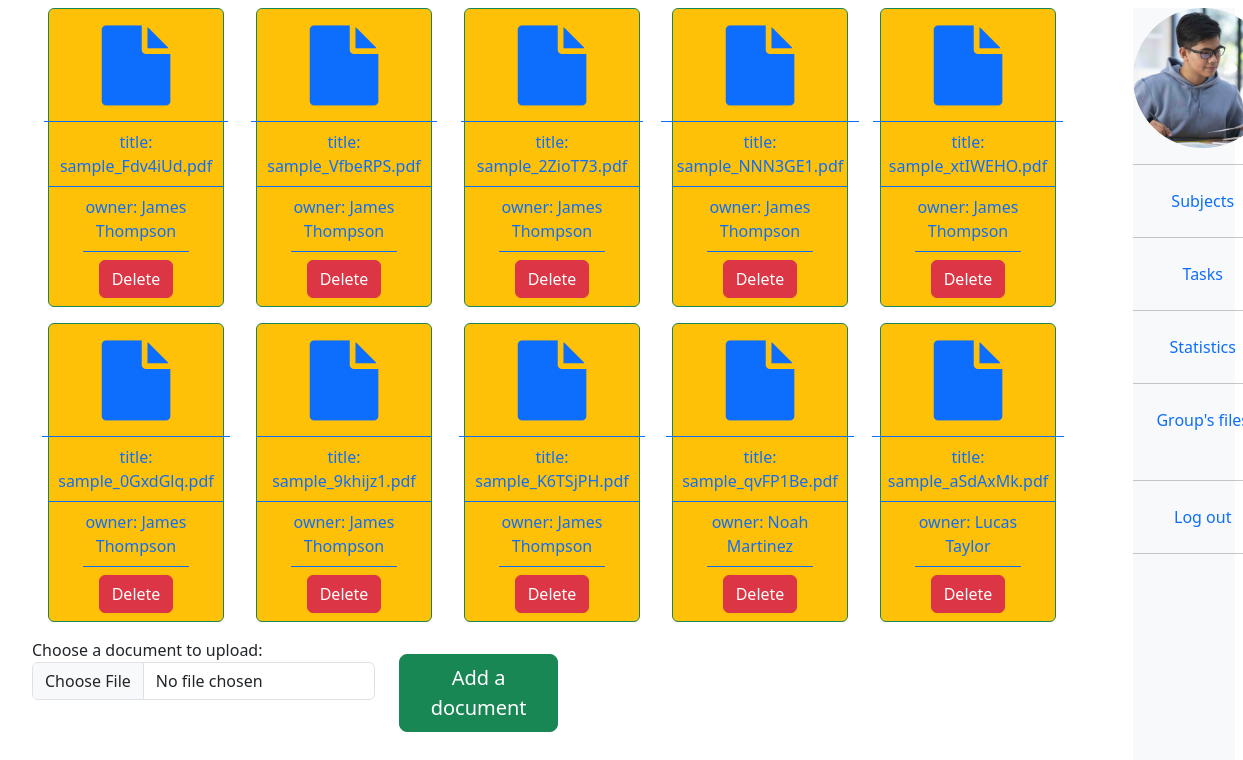
Page /student/group_files/subject/1 (signed in) on the committed database.
### univ_app/models.py (models this page shows, shortened)
class Document(models.Model):
    title = models.CharField(max_length=200, default="", blank=True)
    subject = models.ForeignKey(
        "Subject", blank=True, null=True, on_delete=models.SET_NULL
    )
    student = models.ForeignKey(
        "Student", blank=True, null=True, on_delete=models.SET_NULL
    )
    doc = models.FileField(upload_to="uploads/documents/", null=True)
    @property
    def filename(self):
        return os.path.basename(self.doc.name)

class Student(models.Model):
    user = models.OneToOneField(User, null=True, blank=True, on_delete=models.CASCADE)
    st_group = models.ForeignKey(
        "StGroup", blank=True, null=True, on_delete=models.SET_NULL
    )
    profile_picture = models.ImageField(
        upload_to="uploads/profile_pictures/%Y/", default="student.jpg", null=True
    )
    def __str__(self):
        return self.user.first_name

### univ_app/decorators.py (the view)
        def wrapper(request, *args, **kwargs):
            group = None
            if request.user.groups.exists():
                group = request.user.groups.all()[0].name
            if group in allowed_groups:
                return view_func(request, *args, **kwargs)
            return HttpResponse("Permission denied")

### univ_app/forms.py
class DocumentForm(forms.ModelForm):
    class Meta:
        model = Document
        fields = ["doc"]
        labels = {
            "doc": "Choose a document to upload",
        }
    def __init__(self, *args, **kwargs):
        super(DocumentForm, self).__init__(*args, **kwargs)
        for _, field in self.fields.items():
            field.widget.attrs.update({"class": "form-control"})

### univ_app/templatetags/user_tags.py (called while the page is built)
@register.filter(name="has_group")
def has_group(user, group_name):
    return user.groups.filter(name=group_name).exists()

### univ_app/views.py (called while the page is built, shortened)
@allowed_users(allowed_groups=["student"])
def s_group_files_subject(request, subject_id):
    student = request.user.student
    subject = Subject.objects.get(id=subject_id)
    docs = subject.document_set.all()
    form = DocumentForm()
    ctx = {
        "docs": docs,
        "subject": subject,
        "form": form,
    }
    return render(request, "student_views/s_group_files_subject.html", ctx)

### templates/student_views/s_group_files_subject.html (shortened to what this page needs)
{%extends "base.html"%}
{% block s_group_files_subject %}
<div class = "container-fluid">
  <div class="d-flex flex-wrap ">
    {%for doc in docs%}
    <div class="card border-success bg-warning align-items-center text-center mb-3 mx-3" style="max-width: 11rem;">
      <div class="card-body text-primary">
        <p class="card-text"><a class="mb-1" href = {{doc.doc.url}}> <i class="fa fa-file fa-5x"></i> </a></p>
      </div>
      <div class=" text-primary card-footer bg-transparent border-primary">title: {{doc.filename|slice:":20"}}</div>
      <div class=" text-primary card-footer bg-transparent border-primary">owner: {{doc.student|slice:":20"}}</div>
      <div class=" text-primary card-footer bg-transparent border-primary"><a href = "{%url 'delete_doc' subject.id doc.id%}" class ="btn btn-danger" > Delete</a></div>
    </div>
    {%endfor%}
  </div>
  <form class="form-group" action="{% url 's_group_files_subject' subject.id   %}" method="post" enctype="multipart/form-data">
    <div class = "row">
      <div class = "col-4">
    {{form.as_p}}
      </div>
      <div class = "col-2">
    <button class = "btn btn-success btn-lg mt-3" type="submit" name="button"> Add a document </button>
      </div>
    </div>
  </form>
</div>
{% endblock %}

### univ_app/static/univ_app/css/base.css (style rules this page uses)
body { background: white; }

### templates/base.html (style rules this page uses)
body { background-color:white; }

### rows in the picture
Document: filename "sample_Fdv4iUd.pdf", student "James Thompson"
Document: filename "sample_VfbeRPS.pdf", student "James Thompson"
Document: filename "sample_2ZioT73.pdf", student "James Thompson"
Document: filename "sample_NNN3GE1.pdf", student "James Thompson"
Document: filename "sample_xtIWEHO.pdf", student "James Thompson"
Document: filename "sample_0GxdGlq.pdf", student "James Thompson"
Document: filename "sample_9khijz1.pdf", student "James Thompson"
Document: filename "sample_K6TSjPH.pdf", student "James Thompson"
Document: filename "sample_qvFP1Be.pdf", student "Noah Martinez"
Document: filename "sample_aSdAxMk.pdf", student "Lucas Taylor"
